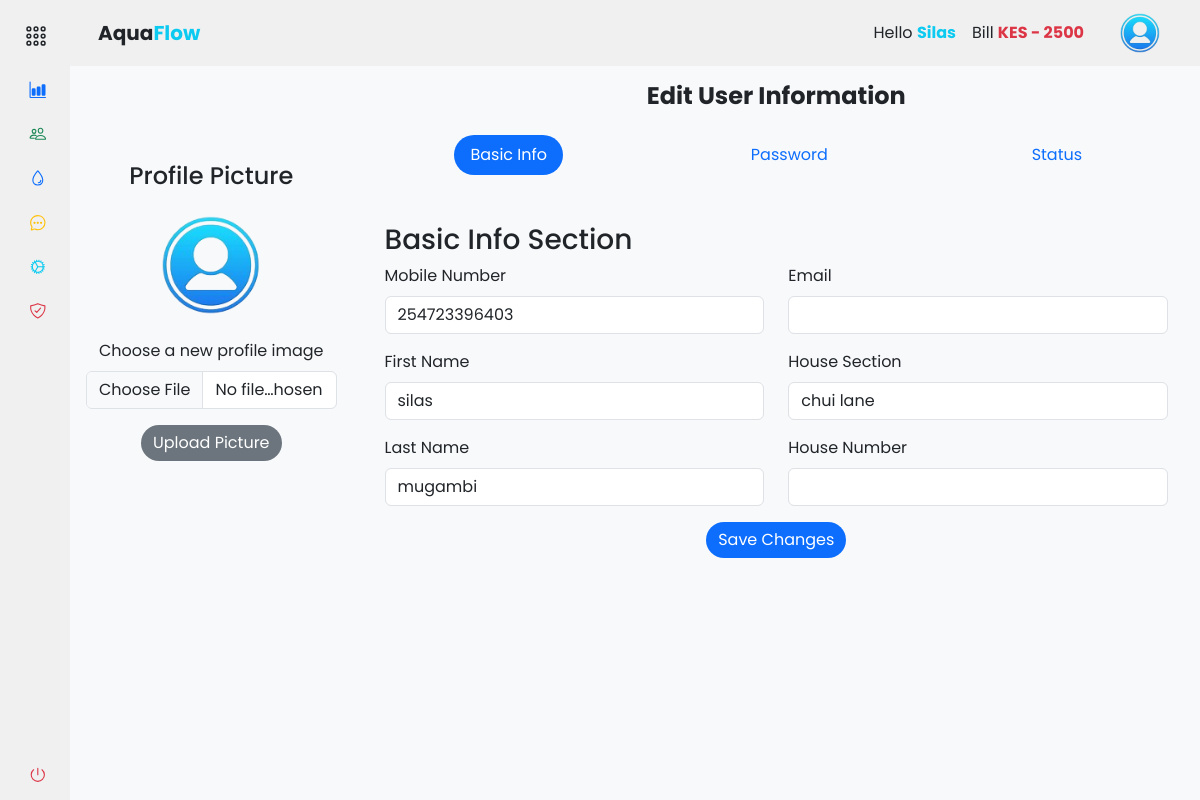
Page /accounts/people/edit_user/1 (signed in) on the earlier database version.
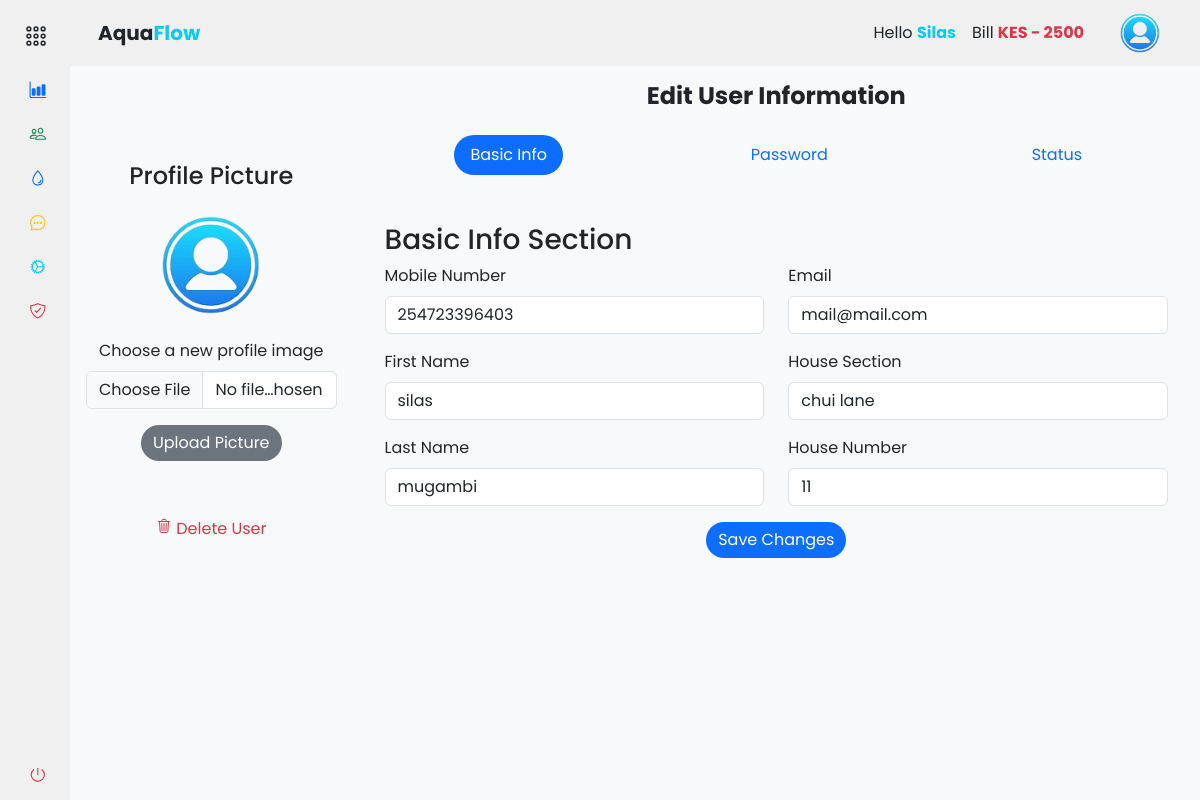
Same page on the later database version.
### app/backend/models/user.py (models this page shows, shortened)
class User(db.Model, UserMixin):
    id = db.Column(db.Integer, primary_key=True)
    mobile_number = db.Column(db.String(20), unique=True, nullable=False)
    password_hash = db.Column(db.String(128), nullable=False)
    first_name = db.Column(db.String(50))
    last_name = db.Column(db.String(50))
    email = db.Column(db.String(120))
    house_section = db.Column(db.String(50))
    house_number = db.Column(db.String(20))
    profile_image = db.Column(db.String(255))
    is_active = db.Column(db.Boolean, default=True)
    is_admin = db.Column(db.Boolean, default=False)
    meter_readings = db.relationship('MeterReading', backref='user', lazy=True)
    payments = db.relationship('Payment', backref='user', lazy=True)

### app/backend/accounts/people/routes.py (the view, shortened to what this page needs)
@people_bp.route('/edit_user/<int:user_id>', methods=['GET', 'POST'])
@login_required
def edit_user(user_id):
    if current_user.is_authenticated:
        user = User.query.get_or_404(user_id)
        form = EditUserForm(request.form, obj=user)
        form.populate_house_sections()
        return render_template('accounts/edit_people.html', user=user, form=form, hide_footer=True)
    else:
        return redirect(url_for('auth.login'))

### app/backend/accounts/accounts_context.py (called while the page is built)
def accounts_context():
    people = 'silas'
    bill = int('2500')
    return {'people': people, 'bill': bill}

def inject_now():
    return {'now': datetime.utcnow() + timedelta(hours=3)}

### app/backend/accounts/people/forms.py (called while the page is built)
    def populate_house_sections(self):
        settings = Settings.query.first()
        if settings and settings.house_sections:
            current_house_section = self.house_section.data
            self.house_section.choices = [(section, section) for section in settings.house_sections.split(',')]
            self.house_section.data = current_house_section

### app/assets/templates/accounts/edit_people.html (shortened to what the changed rows need)
{% extends "base.html" %} {% block content %}
<div class="container-fluid">
  <div class="row">
    <div class="col-md-3 mt-5 px-3">
      <div class="text-center mt-5 position-relative">
        {% if current_user.is_admin %}
        <ul class="nav nav-pills justify-content-center border-0">
          <li class="nav-item">
            <button
              class="nav-link rounded-pill text-danger"
              data-bs-toggle="modal"
              data-bs-target="#deleteUserModal"
            >
              <ion-icon name="trash-outline"></ion-icon>
              Delete User
            </button>
          </li>
        </ul>
        {% endif %}
      </div>
    </div>
    <div class="col-md-9 mt-3 px-3">
      <form
        method="POST"
        action="{{ url_for('accounts.people.edit_user', user_id=user.id) }}"
      >
        <div class="tab-content" id="editUserTabsContent">
          <div
            class="px-3 tab-pane fade show active"
            id="basicInfo"
            role="tabpanel"
            aria-labelledby="basicInfo-tab"
          >
            <div class="row">
              <div class="col-md-6">
                <div class="mb-3">
                  {{ form.mobile_number.label(class="form-label") }} {{
                  form.mobile_number(class="form-control", required=true) }}
                </div>
                <div class="mb-3">
                  {{ form.first_name.label(class="form-label") }} {{
                  form.first_name(class="form-control") }}
                </div>
                <div class="mb-3">
                  {{ form.last_name.label(class="form-label") }} {{
                  form.last_name(class="form-control") }}
                </div>
              </div>
              <div class="col-md-6">
                <div class="mb-3">
                  {{ form.email.label(class="form-label") }} {{
                  form.email(class="form-control") }}
                </div>
                <div class="mb-3">
                  {{ form.house_section.label(class="form-label") }} {{
                  form.house_section(class="form-control") }}
                </div>
                <div class="mb-3">
                  {{ form.house_number.label(class="form-label") }} {{
                  form.house_number(class="form-control") }}
                </div>
              </div>
            </div>
          </div>
        </div>
      </form>
    </div>
  </div>
</div>
{% endblock %}

### app/assets/templates/components/navbar.html (shortened to what this page needs)
{% if not hide_navbar %}
<header
  id="navbar"
  class="navbar navbar-expand-lg sticky-sm-top {% if not current_user.is_authenticated %}bg-dark{% endif %}"
>
  <div class="container-fluid">
    <a
      class="navbar-brand text-center d-flex align-items-center fw-bold ms-3 {% if not current_user.is_authenticated %}text-light{% else %}text-dark{% endif %}"
      href="#"
    >
      Aqua<span class="text-info">Flow</span>
    </a>
    <div class="collapse navbar-collapse" id="navbarToggler">
      <div class="d-flex align-items-center ms-auto">
         {% if current_user.is_authenticated %}
        <ul class="navbar-nav me-3">
          <li class="nav-item">
            <a class="nav-link text-dark">
              Hello
              <span class="text-info fw-bold"
                >{{ current_user.first_name.title() }}</span
              >
            </a>
          </li>
          <li class="nav-item">
            <a class="nav-link text-dark">
              Bill
              <span
                class="fw-bold {% if bill > 0 %}text-danger{% else %}text-success{% endif %}"
                >KES {% if bill > 0 %}-{% endif %} {{ bill }}</span
              >
            </a>
          </li>
        </ul>
        <div class="btn-group">
          <button
            type="button"
            class="btn navbar-brand rounded-circle border-0"
            data-bs-toggle="dropdown"
            aria-expanded="false"
          >
            <img
              src="{{ url_for('static', filename='images/user.png') }}"
              alt="logo image"
              height="40px"
              width="40px"
            />
          </button>
        </div>
        {% endif %}
      </div>
    </div>
  </div>
</header>
{% endif %}

Differences in the rows shown:
changed User "Silas": is_admin False → True (drawn); email (not shown) → "mail@mail.com"; house_number (not shown) → "11"
Other differences:
text now shown: "Delete User"
